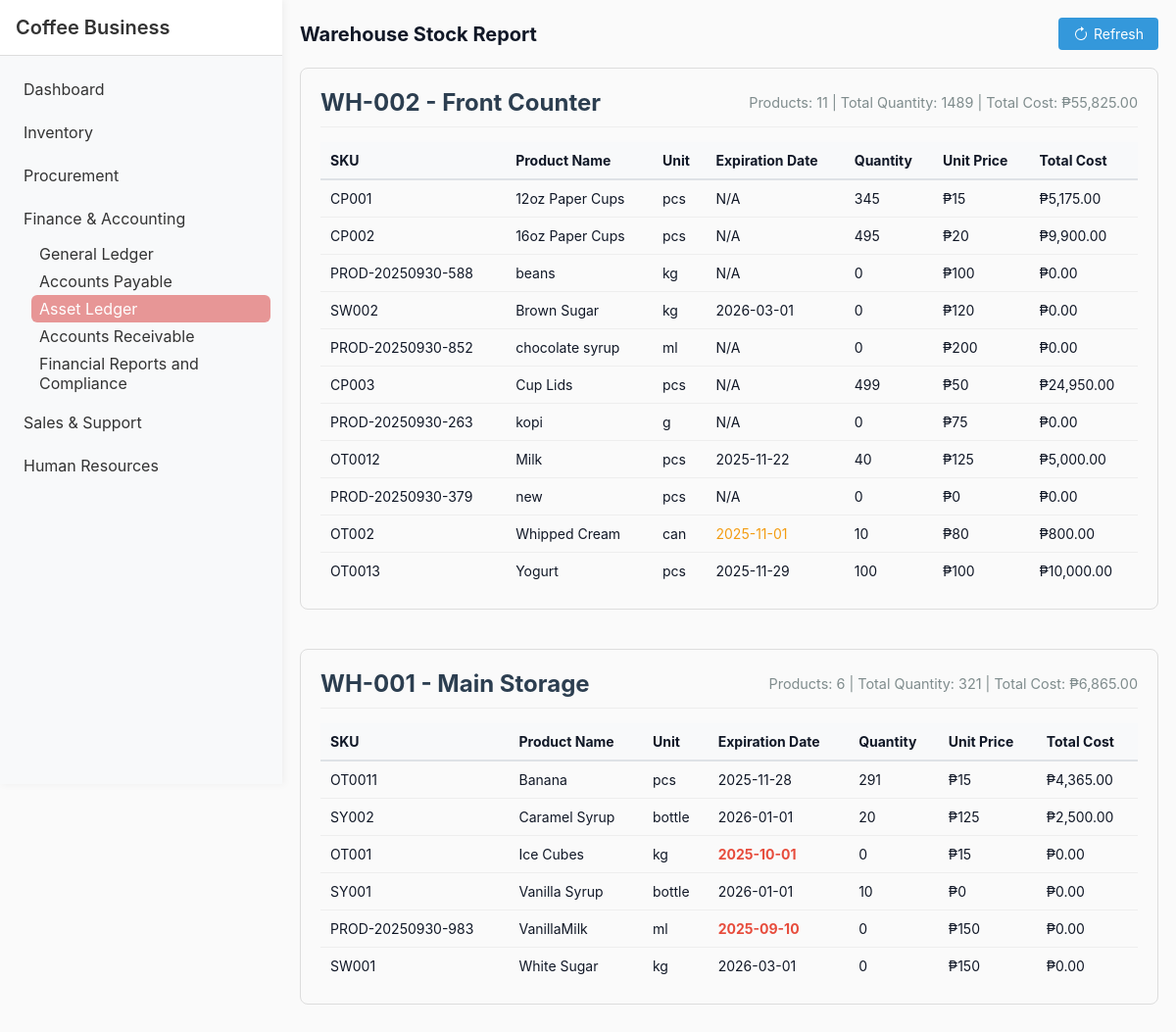
The page /Module5/warehouse_stock.php on the database its author committed.
### tables this page shows
CREATE TABLE `locations` (
  `id` int(11) NOT NULL,
  `code` varchar(50) NOT NULL,
  `name` varchar(255) NOT NULL,
  `description` text DEFAULT NULL,
  `created_at` timestamp NOT NULL DEFAULT current_timestamp()
);

CREATE TABLE `products` (
  `id` int(11) NOT NULL,
  `sku` varchar(50) NOT NULL,
  `name` varchar(255) NOT NULL,
  `description` text DEFAULT NULL,
  `category` varchar(100) DEFAULT NULL,
  `unit` varchar(30) DEFAULT 'pcs',
  `expiration_date` date DEFAULT NULL,
  `min_qty` int(11) DEFAULT 0,
  `max_qty` int(11) DEFAULT 0,
  `created_at` timestamp NOT NULL DEFAULT current_timestamp(),
  `updated_at` timestamp NULL DEFAULT NULL ON UPDATE current_timestamp(),
  `warehouse_id` int(11) DEFAULT NULL,
  `total_quantity` int(11) DEFAULT 0,
  `unit_price` decimal(10,2) DEFAULT NULL
);

### Module5/warehouse_stock.php (the view, shortened to what this page needs)
<?php
require '../db.php';
$warehouses = $pdo->query("SELECT id, code, name FROM locations ORDER BY name")->fetchAll(PDO::FETCH_ASSOC);
$warehouseData = [];
foreach ($warehouses as $warehouse) {
    $stmt = $pdo->prepare("
        SELECT
            p.id,
            p.sku,
            p.name,
            p.unit,
            p.expiration_date,
            p.unit_price,
            COALESCE(pl.quantity, 0) AS quantity
        FROM products p
        LEFT JOIN product_locations pl ON p.id = pl.product_id AND pl.location_id = ?
        WHERE p.warehouse_id = ? OR pl.location_id = ?
        ORDER BY p.name
    ");
    $stmt->execute([$warehouse['id'], $warehouse['id'], $warehouse['id']]);
    $products = $stmt->fetchAll(PDO::FETCH_ASSOC);
    $totalProducts = count($products);
    $totalQuantity = array_sum(array_column($products, 'quantity'));
    $totalCost = 0;
    foreach ($products as $p) {
        $totalCost += $p['quantity'] * $p['unit_price'];
    }
    $warehouseData[] = [
        'warehouse' => $warehouse,
        'products' => $products,
        'totalProducts' => $totalProducts,
        'totalQuantity' => $totalQuantity,
        'totalCost' => $totalCost
    ];
}
?>
<!doctype html>
<html>
<head>
    <link rel="stylesheet" href="styles.css">
</head>
<body>
    <?php include '../shared/sidebar.php'; ?>
    <div class="container" style="margin-left: 18rem;">
        <div class="header">
            <h1>Warehouse Stock Report</h1>
            <div>
                <button class="refresh-btn" onclick="window.location.reload()">
                    <svg xmlns="http://www.w3.org/2000/svg" width="16" height="16" fill="currentColor" viewBox="0 0 16 16">
                        <path fill-rule="evenodd" d="M8 3a5 5 0 1 0 4.546 2.914.5.5 0 0 1 .908-.417A6 6 0 1 1 8 2v1z" />
                        <path d="M8 4.466V.534a.25.25 0 0 1 .41-.192l2.36 1.966c.12.1.12.284 0 .384L8.41 4.658A.25.25 0 0 1 8 4.466z" />
                    </svg>
                    Refresh
                </button>
            </div>
        </div>
        <?php if (empty($warehouseData)): ?>
            <div class="card">
                <p class="no-products">No warehouses found.</p>
            </div>
        <?php else: ?>
            <?php foreach ($warehouseData as $data): ?>
                <div class="warehouse-section">
                    <div class="warehouse-header">
                        <div class="warehouse-title">
                            <?php echo htmlspecialchars($data['warehouse']['code'] . ' - ' . $data['warehouse']['name']); ?>
                        </div>
                        <div class="warehouse-totals">
                            Products: <?php echo $data['totalProducts']; ?> |
                            Total Quantity: <?php echo $data['totalQuantity']; ?> |
                            Total Cost: ₱<?php echo number_format($data['totalCost'], 2); ?>
                        </div>
                    </div>
                    <?php if (empty($data['products'])): ?>
                        <p class="no-products">No products in this warehouse.</p>
                    <?php else: ?>
                        <table class="table warehouse-table">
                            <thead>
                                <tr>
                                    <th>SKU</th>
                                    <th>Product Name</th>
                                    <th>Unit</th>
                                    <th>Expiration Date</th>
                                    <th>Quantity</th>
                                    <th>Unit Price</th>
                                    <th>Total Cost</th>
                                </tr>
                            </thead>
                            <tbody>
                                <?php foreach ($data['products'] as $product): ?>
                                    <?php
                                    $expirationClass = '';
                                    $today = new DateTime();
                                    $expDate = $product['expiration_date'] ? new DateTime($product['expiration_date']) : null;
                                    if ($expDate) {
                                        $interval = $today->diff($expDate);
                                        if ($interval->invert) {
                                            $expirationClass = 'expired';
                                        } elseif ($interval->days <= 30) {
                                            $expirationClass = 'expiring-soon';
                                        }
                                    }
                                    ?>
                                    <tr>
                                        <td><?php echo htmlspecialchars($product['sku']); ?></td>
                                        <td><?php echo htmlspecialchars($product['name']); ?></td>
                                        <td><?php echo htmlspecialchars($product['unit']); ?></td>
                                        <td class="<?php echo $expirationClass; ?>">
                                            <?php echo $product['expiration_date'] ? htmlspecialchars($product['expiration_date']) : 'N/A'; ?>
                                        </td>
                                        <td><?php echo (int)$product['quantity']; ?></td>
                                        <td>₱<?php echo (int)$product['unit_price']; ?></td>
                                        <td>₱<?php echo number_format($product['quantity'] * $product['unit_price'], 2); ?></td>
                                    </tr>
                                <?php endforeach; ?>
                            </tbody>
                        </table>
                    <?php endif; ?>
                </div>
            <?php endforeach; ?>
        <?php endif; ?>
    </div>
</body>
</html>

### Module1/styles.css (style rules this page uses)
:root { --bg: #fafafa; --card: #ffffff; --muted: #6b7280; --accent: #111827; }
* { box-sizing: border-box; font-family: Inter, Segoe UI, Arial, Helvetica, sans-serif; }
body { background: var(--bg); color: var(--accent); margin: 0; padding: 18px; }
.container { max-width: 1100px; margin: 0 auto; }
.header { display: flex; justify-content: space-between; align-items: center; margin-bottom: 18px; }
h1 { margin: 0; font-size: 20px; }
.table { width: 100%; border-collapse: collapse; }
.table th, .table td { padding: 8px; border-bottom: 1px solid #eee; text-align: left; font-size: 14px; }

### Module5/warehouse_stock.php (style rules this page uses)
.warehouse-section { margin-bottom: 40px; border: 1px solid #ddd; border-radius: 8px; padding: 20px; }
.warehouse-header { display: flex; justify-content: space-between; align-items: center; margin-bottom: 15px; padding-bottom: 10px; border-bottom: 1px solid #eee; }
.warehouse-title { font-size: 1.5rem; font-weight: bold; color: #2c3e50; }
.warehouse-totals { font-size: 0.9rem; color: #7f8c8d; }
.warehouse-table { width: 100%; border-collapse: collapse; }
.warehouse-table th { background-color: #f8f9fa; text-align: left; padding: 10px; border-bottom: 2px solid #dee2e6; }
.warehouse-table td { padding: 10px; border-bottom: 1px solid #eee; }
.warehouse-table tr:last-child td { border-bottom: none; }
.expired { color: #e74c3c; font-weight: bold; }
.expiring-soon { color: #f39c12; }
.refresh-btn { background-color: #3498db; color: white; border: none; padding: 8px 15px; border-radius: 4px; cursor: pointer; font-size: 14px; display: flex; align-items: center; gap: 5px; }

### rows shown on the page
locations: code+name "WH-002 - Front Counter"
products: sku "CP001", name "12oz Paper Cups", unit "pcs", shows "N/A", quantity "345", unit_price "15", unit_price "5,175.00"
products: sku "CP002", name "16oz Paper Cups", unit "pcs", shows "N/A", quantity "495", unit_price "20", unit_price "9,900.00"
products: sku "PROD-20250930-588", name "beans", unit "kg", shows "N/A", quantity "0", unit_price "100", unit_price "0.00"
products: sku "SW002", name "Brown Sugar", unit "kg", expiration_date "2026-03-01", quantity "0", unit_price "120", unit_price "0.00"
products: sku "PROD-20250930-852", name "chocolate syrup", unit "ml", shows "N/A", quantity "0", unit_price "200", unit_price "0.00"
products: sku "CP003", name "Cup Lids", unit "pcs", shows "N/A", quantity "499", unit_price "50", unit_price "24,950.00"
products: sku "PROD-20250930-263", name "kopi", unit "g", shows "N/A", quantity "0", unit_price "75", unit_price "0.00"
products: sku "OT0012", name "Milk", unit "pcs", expiration_date "2025-11-22", quantity "40", unit_price "125", unit_price "5,000.00"
products: sku "PROD-20250930-379", name "new", unit "pcs", shows "N/A", quantity "0", unit_price "0", unit_price "0.00"
products: sku "OT002", name "Whipped Cream", unit "can", expiration_date "2025-11-01", quantity "10", unit_price "80", unit_price "800.00"
products: sku "OT0013", name "Yogurt", unit "pcs", expiration_date "2025-11-29", quantity "100", unit_price "100", unit_price "10,000.00"
locations: code+name "WH-001 - Main Storage"
products: sku "OT0011", name "Banana", unit "pcs", expiration_date "2025-11-28", quantity "291", unit_price "15", unit_price "4,365.00"
products: sku "SY002", name "Caramel Syrup", unit "bottle", expiration_date "2026-01-01", quantity "20", unit_price "125", unit_price "2,500.00"
products: sku "OT001", name "Ice Cubes", unit "kg", expiration_date "2025-10-01", quantity "0", unit_price "15", unit_price "0.00"
products: sku "SY001", name "Vanilla Syrup", unit "bottle", expiration_date "2026-01-01", quantity "10", unit_price "0", unit_price "0.00"
products: sku "PROD-20250930-983", name "VanillaMilk", unit "ml", expiration_date "2025-09-10", quantity "0", unit_price "150", unit_price "0.00"
products: sku "SW001", name "White Sugar", unit "kg", expiration_date "2026-03-01", quantity "0", unit_price "150", unit_price "0.00"

### other values the page prints
$data['totalProducts'] "11"
$data['totalQuantity'] "1489"
$data['totalCost'] "55,825.00"
$data['totalProducts'] "6"
$data['totalQuantity'] "321"
$data['totalCost'] "6,865.00"
